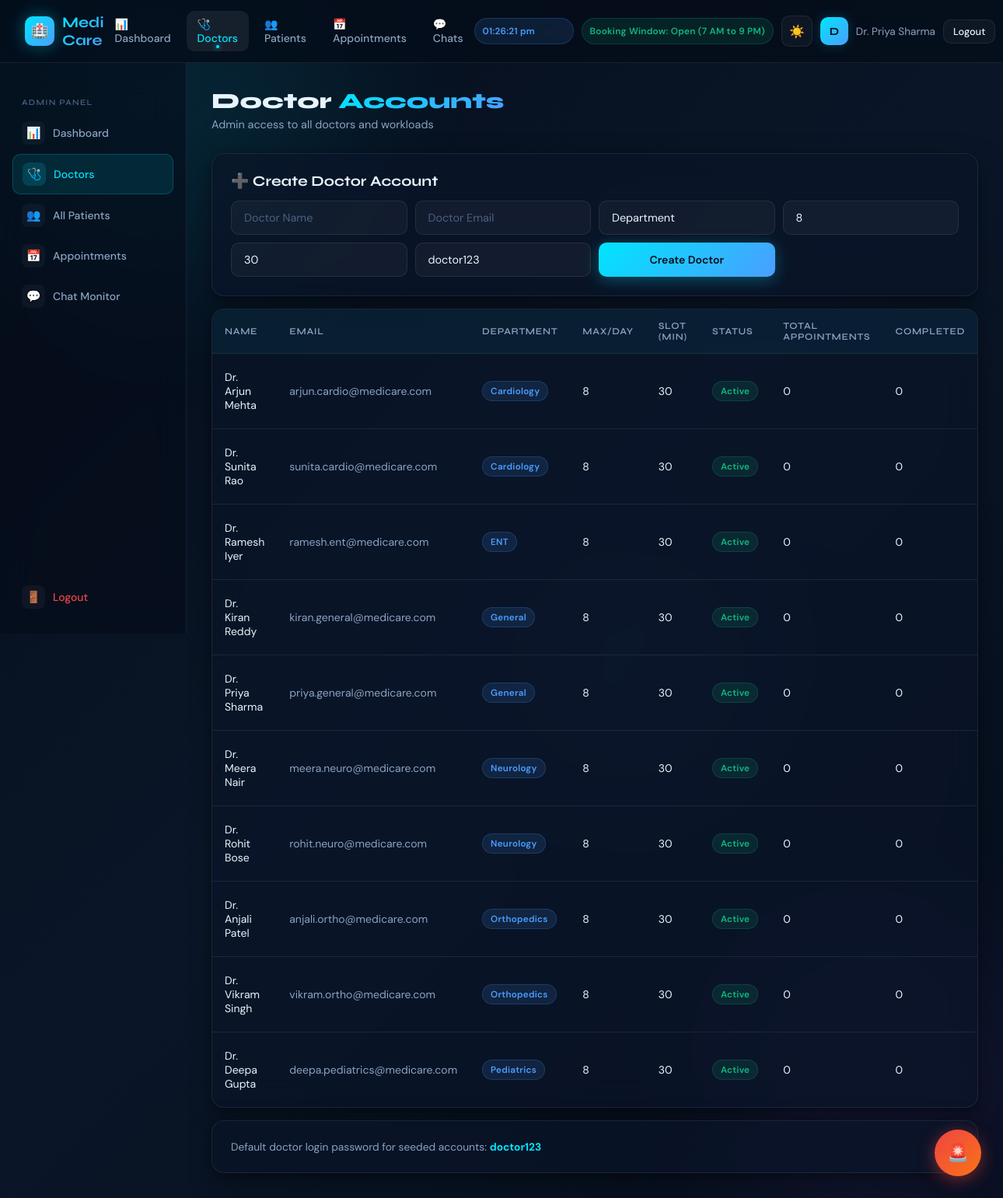
/admin/doctors (signed in), run on the app's committed database.
### tables this page shows
CREATE TABLE doctors (
        id INTEGER PRIMARY KEY AUTOINCREMENT,
        name TEXT NOT NULL,
        email TEXT UNIQUE NOT NULL,
        password TEXT NOT NULL,
        department TEXT NOT NULL,
        max_patients_per_day INTEGER DEFAULT 8,
        slot_duration_minutes INTEGER DEFAULT 30,
        is_active INTEGER DEFAULT 1,
        created_at TEXT DEFAULT CURRENT_TIMESTAMP
    );

### hospital_app/app.py (the view)
@app.route('/admin/doctors')
@require_admin
def admin_doctors():
    conn = get_db()
    doctors = conn.execute('''SELECT d.*,
                                     COUNT(a.id) AS total_appointments,
                                     SUM(CASE WHEN a.status='Completed' THEN 1 ELSE 0 END) AS completed_appointments
                              FROM doctors d
                              LEFT JOIN appointments a ON a.doctor_id = d.id
                              GROUP BY d.id
                              ORDER BY d.department, d.name''').fetchall()
    conn.close()
    return render_template('admin_doctors.html', doctors=doctors)

### hospital_app/app.py (called while the page is built)
def get_db():
    conn = sqlite3.connect(DB_PATH, timeout=10)
    conn.row_factory = sqlite3.Row
    conn.execute('PRAGMA busy_timeout = 10000')
    return conn

def require_admin(f):
    from functools import wraps
    @wraps(f)
    def decorated(*args, **kwargs):
        if not session.get('is_admin'):
            return redirect(url_for('login'))
        return f(*args, **kwargs)
    return decorated

### hospital_app/templates/admin_doctors.html (shortened to what this page needs)
{% extends "base.html" %}
{% block content %}
<div class="page-header fade-in">
  <h1 class="page-title">Doctor <span>Accounts</span></h1>
  <p class="page-subtitle">Admin access to all doctors and workloads</p>
</div>
<div class="card fade-in" style="margin-bottom:16px;">
  <h3 style="font-family:var(--font-display); margin-bottom:14px;">➕ Create Doctor Account</h3>
  <form method="POST" action="/admin/doctors/create" style="display:grid; grid-template-columns:repeat(auto-fit,minmax(180px,1fr)); gap:10px;">
    <input class="form-control" type="text" name="name" placeholder="Doctor Name" required>
    <input class="form-control" type="email" name="email" placeholder="Doctor Email" required>
    <select class="form-control" name="department" required>
      <option value="">Department</option>
    </select>
    <input class="form-control" type="number" name="max_patients_per_day" value="8" min="1" required>
    <input class="form-control" type="number" name="slot_duration_minutes" value="30" min="15" step="5" required>
    <input class="form-control" type="text" name="password" value="doctor123" required>
    <button class="btn btn-primary" type="submit">Create Doctor</button>
  </form>
</div>
<div class="table-container fade-in">
  <table class="table">
    <thead>
      <tr>
        <th>Name</th>
        <th>Email</th>
        <th>Department</th>
        <th>Max/Day</th>
        <th>Slot (min)</th>
        <th>Status</th>
        <th>Total Appointments</th>
        <th>Completed</th>
      </tr>
    </thead>
    <tbody>
      {% for d in doctors %}
      <tr onclick="window.location.href='/admin/doctors/{{ d.id }}'" style="cursor:pointer;">
        <td>{{ d.name }}</td>
        <td style="color:var(--text-secondary);">{{ d.email }}</td>
        <td><span class="badge badge-blue">{{ d.department }}</span></td>
        <td>{{ d.max_patients_per_day or 8 }}</td>
        <td>{{ d.slot_duration_minutes or 30 }}</td>
        <td>
          <span class="badge {% if d.is_active %}badge-green{% else %}badge-red{% endif %}">
            {% if d.is_active %}Active{% else %}Inactive{% endif %}
          </span>
        </td>
        <td>{{ d.total_appointments or 0 }}</td>
        <td>{{ d.completed_appointments or 0 }}</td>
      </tr>
      {% endfor %}
    </tbody>
  </table>
</div>
<div class="card fade-in" style="margin-top:16px;">
  <p style="font-size:0.86rem; color:var(--text-secondary);">
    Default doctor login password for seeded accounts: <strong style="color:var(--accent-cyan);">doctor123</strong>
  </p>
</div>
{% endblock %}

### hospital_app/templates/base.html (shortened to what this page needs)
<!DOCTYPE html>
<html lang="en">
<head>
  <link rel="stylesheet" href="{{ url_for('static', filename='css/main.css') }}">
</head>
<body>
<div class="bg-animated"></div>
<div class="bg-blob-3"></div>
<nav class="navbar">
  <a href="{% if session.get('is_admin') %}/admin{% elif session.get('is_doctor') %}/doctor{% else %}/dashboard{% endif %}" class="navbar-brand">
    <div class="brand-icon">🏥</div>
    <span class="brand-text">Medi Care</span>
  </a>
  <ul class="navbar-nav" id="navLinks">
    {% if session.get('is_admin') %}
    <li><a href="/admin" class="nav-link">📊 Dashboard</a></li>
    <li><a href="/admin/doctors" class="nav-link">🩺 Doctors</a></li>
    <li><a href="/admin/patients" class="nav-link">👥 Patients</a></li>
    <li><a href="/admin/appointments" class="nav-link">📅 Appointments</a></li>
    <li><a href="/admin/chats" class="nav-link">💬 Chats</a></li>
    {% elif session.get('is_doctor') %}
    <li><a href="/doctor" class="nav-link">🩺 My Appointments</a></li>
    {% else %}
    <li><a href="/dashboard" class="nav-link">🏠 Home</a></li>
    <li><a href="/chatbot" class="nav-link">🤖 AI Chatbot</a></li>
    <li><a href="/book-appointment" class="nav-link">📅 Book</a></li>
    {% endif %}
  </ul>
  <div class="navbar-actions">
    <div id="liveClock" class="badge badge-blue" style="padding:8px 10px; font-size:0.74rem; min-width:128px; text-align:center;">--:--:--</div>
    <div id="bookingStatus" class="badge badge-yellow" style="padding:8px 10px; font-size:0.74rem;">Checking hours...</div>
    <button class="theme-toggle" id="themeToggle" onclick="toggleTheme()">☀️</button>
    <div style="display:flex;align-items:center;gap:10px;">
      <div class="avatar">{{ session.get('user_name', 'U')[0].upper() }}</div>
      <span style="font-size:0.85rem;color:var(--text-secondary);max-width:120px;overflow:hidden;text-overflow:ellipsis;white-space:nowrap;">{{ session.get('user_name', '') }}</span>
    </div>
    <a href="/logout" class="btn btn-secondary btn-sm">Logout</a>
  </div>
</nav>
<div class="layout">
  <aside class="sidebar">
    {% if session.get('is_admin') %}
    <p class="sidebar-section-title">Admin Panel</p>
    <a href="/admin" class="sidebar-link"><span class="icon">📊</span><span>Dashboard</span></a>
    <a href="/admin/doctors" class="sidebar-link"><span class="icon">🩺</span><span>Doctors</span></a>
    <a href="/admin/patients" class="sidebar-link"><span class="icon">👥</span><span>All Patients</span></a>
    <a href="/admin/appointments" class="sidebar-link"><span class="icon">📅</span><span>Appointments</span></a>
    <a href="/admin/chats" class="sidebar-link"><span class="icon">💬</span><span>Chat Monitor</span></a>
    {% elif session.get('is_doctor') %}
    <p class="sidebar-section-title">Doctor Portal</p>
    <a href="/doctor" class="sidebar-link"><span class="icon">🩺</span><span>My Appointments</span></a>
    {% endif %}
    <div style="position:absolute; bottom:20px; left:16px; right:16px;">
      <a href="/logout" class="sidebar-link" style="color:var(--accent-red);">
        <span class="icon">🚪</span><span>Logout</span>
      </a>
    </div>
  </aside>
  <main class="main-content">
    {% block content %}{% endblock %}
  </main>
</div>
<button class="emergency-fab" onclick="showEmergencyModal()" title="Emergency Help">
  🚨
</button>
</body>
</html>

### data on the page
doctors: get "Dr. Priya Sharma", name "Dr. Priya Sharma", email "priya.general@medicare.com", department "General", max_patients_per_day "8", slot_duration_minutes "30", is_active "Active", total_appointments "0", completed_appointments "0"
doctors: name "Dr. Arjun Mehta", email "arjun.cardio@medicare.com", department "Cardiology", max_patients_per_day "8", slot_duration_minutes "30", is_active "Active", total_appointments "0", completed_appointments "0"
doctors: name "Dr. Sunita Rao", email "sunita.cardio@medicare.com", department "Cardiology", max_patients_per_day "8", slot_duration_minutes "30", is_active "Active", total_appointments "0", completed_appointments "0"
doctors: name "Dr. Ramesh Iyer", email "ramesh.ent@medicare.com", department "ENT", max_patients_per_day "8", slot_duration_minutes "30", is_active "Active", total_appointments "0", completed_appointments "0"
doctors: name "Dr. Kiran Reddy", email "kiran.general@medicare.com", department "General", max_patients_per_day "8", slot_duration_minutes "30", is_active "Active", total_appointments "0", completed_appointments "0"
doctors: name "Dr. Meera Nair", email "meera.neuro@medicare.com", department "Neurology", max_patients_per_day "8", slot_duration_minutes "30", is_active "Active", total_appointments "0", completed_appointments "0"
doctors: name "Dr. Rohit Bose", email "rohit.neuro@medicare.com", department "Neurology", max_patients_per_day "8", slot_duration_minutes "30", is_active "Active", total_appointments "0", completed_appointments "0"
doctors: name "Dr. Anjali Patel", email "anjali.ortho@medicare.com", department "Orthopedics", max_patients_per_day "8", slot_duration_minutes "30", is_active "Active", total_appointments "0", completed_appointments "0"
doctors: name "Dr. Vikram Singh", email "vikram.ortho@medicare.com", department "Orthopedics", max_patients_per_day "8", slot_duration_minutes "30", is_active "Active", total_appointments "0", completed_appointments "0"
doctors: name "Dr. Deepa Gupta", email "deepa.pediatrics@medicare.com", department "Pediatrics", max_patients_per_day "8", slot_duration_minutes "30", is_active "Active", total_appointments "0", completed_appointments "0"

### other printed values
{{ session.get('user_name', 'U')[0].upper() }} "D"
